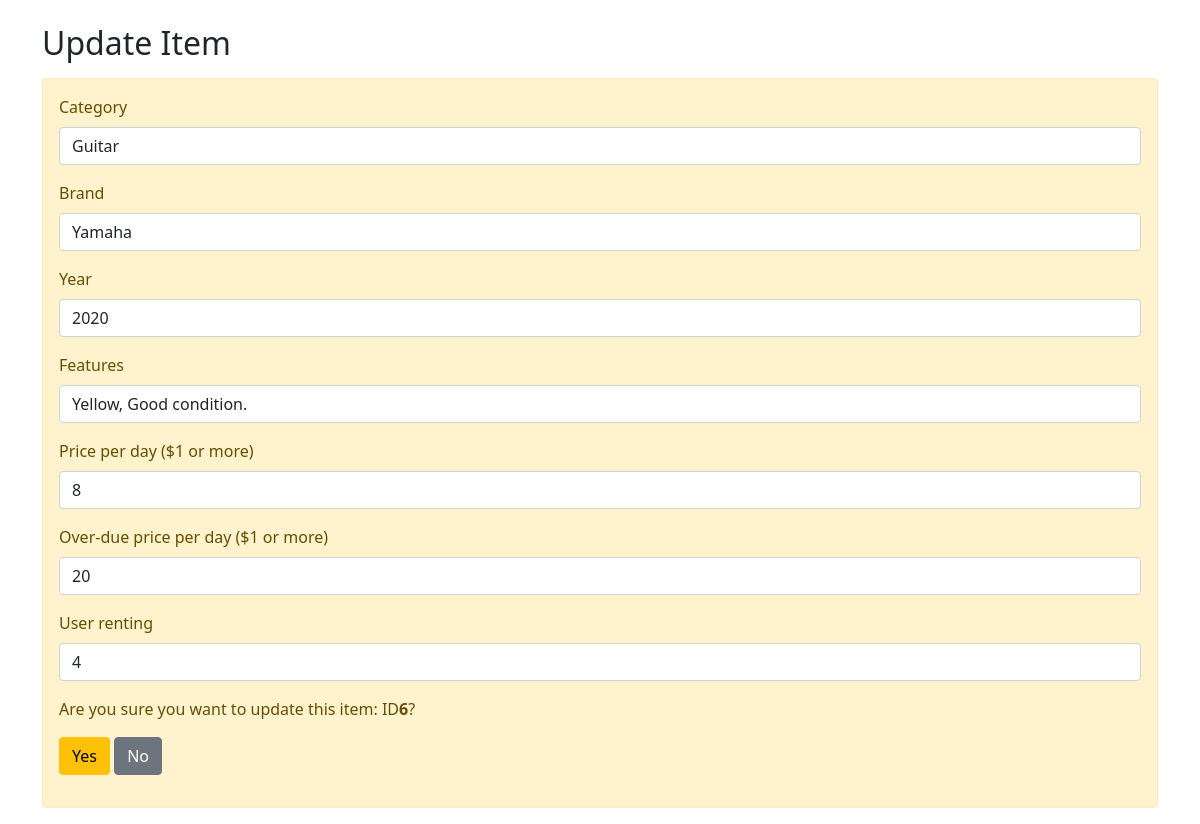
/item-update.php?itemID=6 (signed in), run on an earlier commit of the app's database.
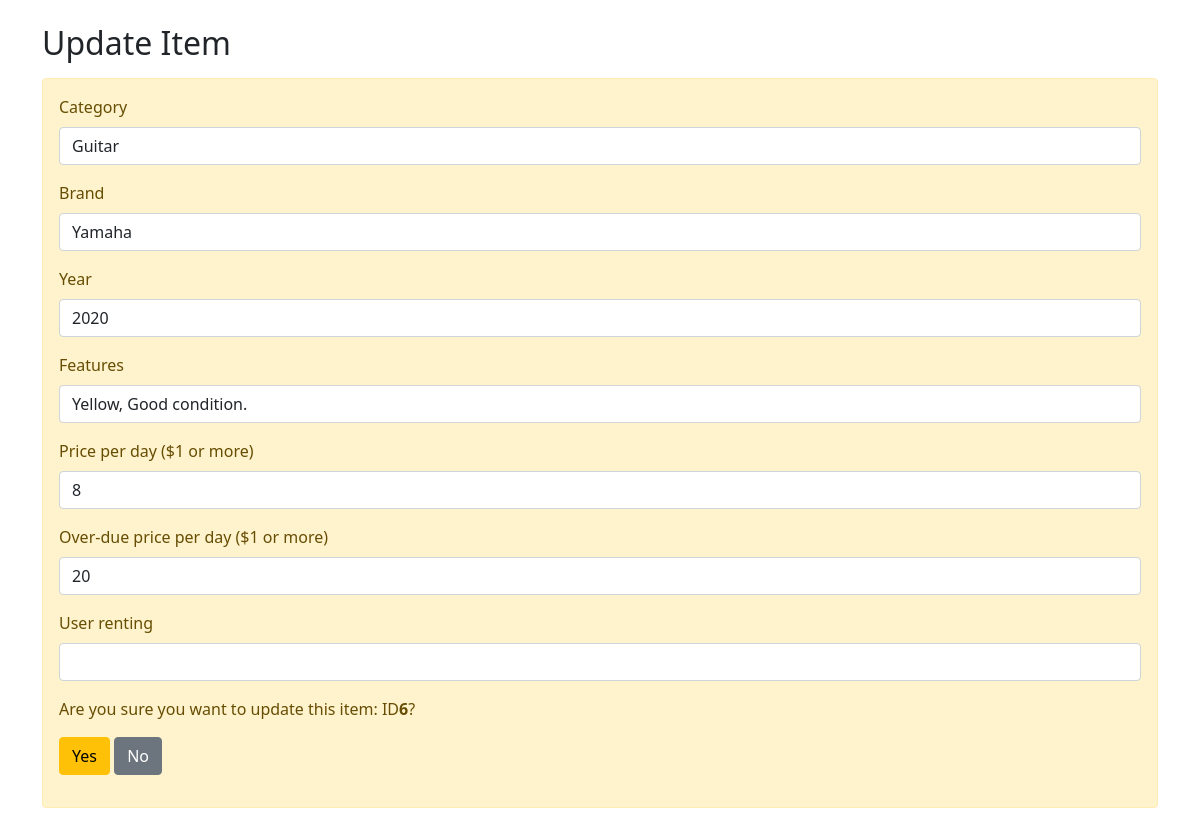
And on a later commit of the database.
### tables this page shows
CREATE TABLE items (
    itemID INT(9) AUTO_INCREMENT,
    category VARCHAR(30) NOT NULL,
    brand VARCHAR(30) NOT NULL,
    yearMade YEAR(4) NOT NULL,
    features VARCHAR(150) NOT NULL,
    pricePerDay INT(6) NOT NULL,
    overduePrice INT(6) NOT NULL,
    available BOOLEAN NOT NULL,
    userID INT(9),
    PRIMARY KEY (itemID),
    FOREIGN KEY (userID) REFERENCES users (userID)
);

### item-update.php (the view, shortened to what the changed rows need)
<?php
require("./config.php");
$category = $categoryErr = "";
$brand = $brandErr = "";
$year = $yearErr = "";
$features = "";
$price = $priceErr = "";
$overduePrice = $overduePriceErr = "";
$available = "";
$userID = $userIDErr = "";
if ($_SERVER['REQUEST_METHOD'] == 'POST') {
    if (empty(trim($_POST['category']))) {
        $categoryErr = "Please enter a catgory.";
    } else {
        $category = trim($_POST['category']);
    }
    if (empty(trim($_POST['brand']))) {
        $brandErr = "Please enter a brand.";
    } else {
        $brand = trim($_POST['brand']);
    }
    if (empty(trim($_POST['year'])) || intval(trim($_POST['year'])) < 1900 || intval(trim($_POST['year'])) > 2021) {
        $yearErr = "Please enter a year (1900 - 2021).";
    } else {
        $year = trim($_POST['year']);
    }
    if (empty(trim($_POST['features']))) {
        $featuresErr = "Please enter a description.";
    } else {
        $features = trim($_POST['features']);
    }
    if (empty(trim($_POST['price'])) || trim($_POST['price']) < 1 || !is_numeric(trim($_POST['price'])) || !preg_match('/^[0-9]+$/', trim($_POST['price']))) {
        $priceErr = "Please enter a number greater than $1.";
    } else {
        $price = trim($_POST['price']);
    }
    if (empty(trim($_POST['overduePrice'])) || trim($_POST['overduePrice']) < 1 || !is_numeric($_POST['overduePrice']) || !preg_match('/^[0-9]+$/', $_POST['overduePrice'])) {
        $overduePriceErr = "Please enter a number greater than $1.";
    } else {
        $overduePrice = trim($_POST['overduePrice']);
    }
    if (!empty(trim($_POST['userID'])) && preg_match('/^[0-9]+$/', $_POST['userID']) && intval(trim($_POST['userID'])) >= 1) {
        $userID = trim($_POST['userID']);
        $available = FALSE;
    } else if (!empty(trim($_POST['userID'])) && !preg_match('/^[1-9]+$/', $_POST['userID']) && intval(trim($_POST['userID'])) < 1) {
        $userIDErr = "Enter an ID.";
    } else {
        $available = TRUE;
        $userID = NULL;
    }
    if(empty($categoryErr) && empty($brandErr) && empty($yearErr) && empty($priceErr) && empty($overduePriceErr) && empty($userIDErr)){
        $sql = "UPDATE items
        SET category = ?, brand = ?, yearMade = ?, features = ?,
        pricePerDay = ?, overduePrice = ?, available = ?, userID = ?
        WHERE itemID = {$_POST['itemID']}";
        if($stmt = $conn->prepare($sql)) {
            $stmt->bind_param('ssssiiii', $paramCategory, $paramBrand, $paramYear, $paramFeatures, $paramPrice, $paramOP, $paramAvailable, $paramUserID);
            $paramCategory = $category;
            $paramBrand = $brand;
            $paramYear = $year;
            $paramFeatures = $features;
            $paramPrice = $price;
            $paramOP = $overduePrice;
            $paramAvailable = $available;
            $paramUserID = $userID;
            if($stmt->execute()){
                header("location: home.php");
                exit();
            } else{
                echo "Error: {$conn->errno}  {$conn->error}";
            }
            $stmt->close();
        }
    } else {
        if(empty(trim($_GET['itemID']))){
            echo '<a href="./home.php">Please select an item.</a>';
            exit();
        } else {
        }
    }
} else {
    $sql = "SELECT * FROM items WHERE itemID = {$_GET['itemID']}";
    $result = $conn->query($sql);
    if ($result !== FALSE) {
        $row = $result->fetch_assoc();
        $category = $row['category'];
        $brand = $row['brand'];
        $year = $row['yearMade'];
        $features = $row['features'];
        $price = $row['pricePerDay'];
        $overduePrice = $row['overduePrice'];
        $userID = $row['userID'];
    } else {
        echo "Error: {$conn->errno}  {$conn->error}";
    }
}
?>
<html lang="en">
<head>
    <link href="https://cdn.jsdelivr.net/npm/bootstrap@5.0.0/dist/css/bootstrap.min.css" rel="stylesheet">
</head>
<body>
    <div class="wrapper">
        <div class="container">
            <div class="row">
                <div class="col-md-12">
                    <h2 class="mt-4 mb-3">Update Item</h2>
                    <form action="./item-update.php?itemID=<?php echo $_GET['itemID']; ?>" method="post">
                        <div class="alert alert-warning">
                            <div class="mb-3">
                                <label for="exampleInputLastName1" class="form-label">Category</label>
                                <input type="text" class="form-control <?php echo (!empty($categoryErr)) ? 'is-invalid' : ''; ?>" name="category" id="lName" value="<?php echo $category; ?>">
                            </div>
                            <div class="mb-3">
                                <label for="exampleInputLastName1" class="form-label">Brand</label>
                                <input type="text" class="form-control <?php echo (!empty($brandErr)) ? 'is-invalid' : ''; ?>" name="brand" id="lName" value="<?php echo $brand; ?>">
                            </div>
                            <div class="mb-3">
                                <label for="exampleInputLastName1" class="form-label">Year</label>
                                <input type="text" class="form-control <?php echo (!empty($yearErr)) ? 'is-invalid' : ''; ?>" name="year" id="lName" value="<?php echo $year; ?>">
                            </div>
                            <div class="mb-3">
                                <label for="exampleInputLastName1" class="form-label">Features</label>
                                <input type="text" class="form-control <?php echo (!empty($featuresErr)) ? 'is-invalid' : ''; ?>" name="features" id="lName" value="<?php echo $features; ?>">
                            </div>
                            <div class="mb-3">
                                <label for="exampleInputLastName1" class="form-label">Price per day ($1 or more)</label>
                                <input type="text" class="form-control <?php echo (!empty($priceErr)) ? 'is-invalid' : ''; ?>" name="price" id="lName" value="<?php echo $price; ?>">
                            </div>
                            <div class="mb-3">
                                <label for="exampleInputLastName1" class="form-label">Over-due price per day ($1 or more)</label>
                                <input type="text" class="form-control <?php echo (!empty($overduePriceErr)) ? 'is-invalid' : ''; ?>" name="overduePrice" id="lName" value="<?php echo $overduePrice; ?>">
                            </div>
                            <div class="mb-3">
                                <label for="exampleInputLastName1" class="form-label">User renting</label>
                                <input type="text" class="form-control <?php echo (!empty($userIDErr)) ? 'is-invalid' : ''; ?>" name="userID" id="lName" value="<?php echo $userID; ?>">
                            </div>
                        </div>
                    </form>
                </div>
            </div>
        </div>
    </div>
</body>
</html>

What changed in the data, as far as the page shows it:
changed items "Guitar": userID "4" → (not shown)
